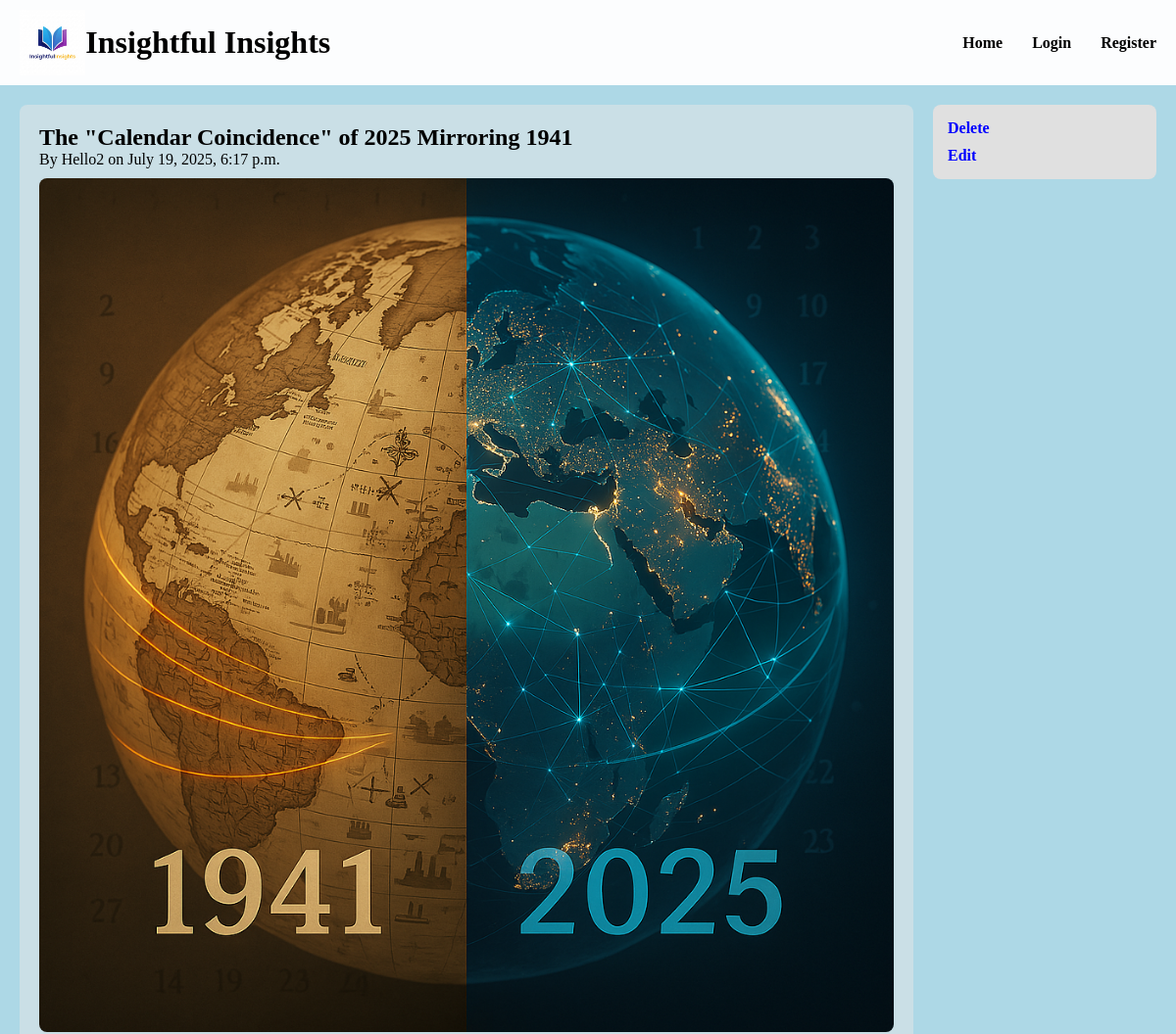
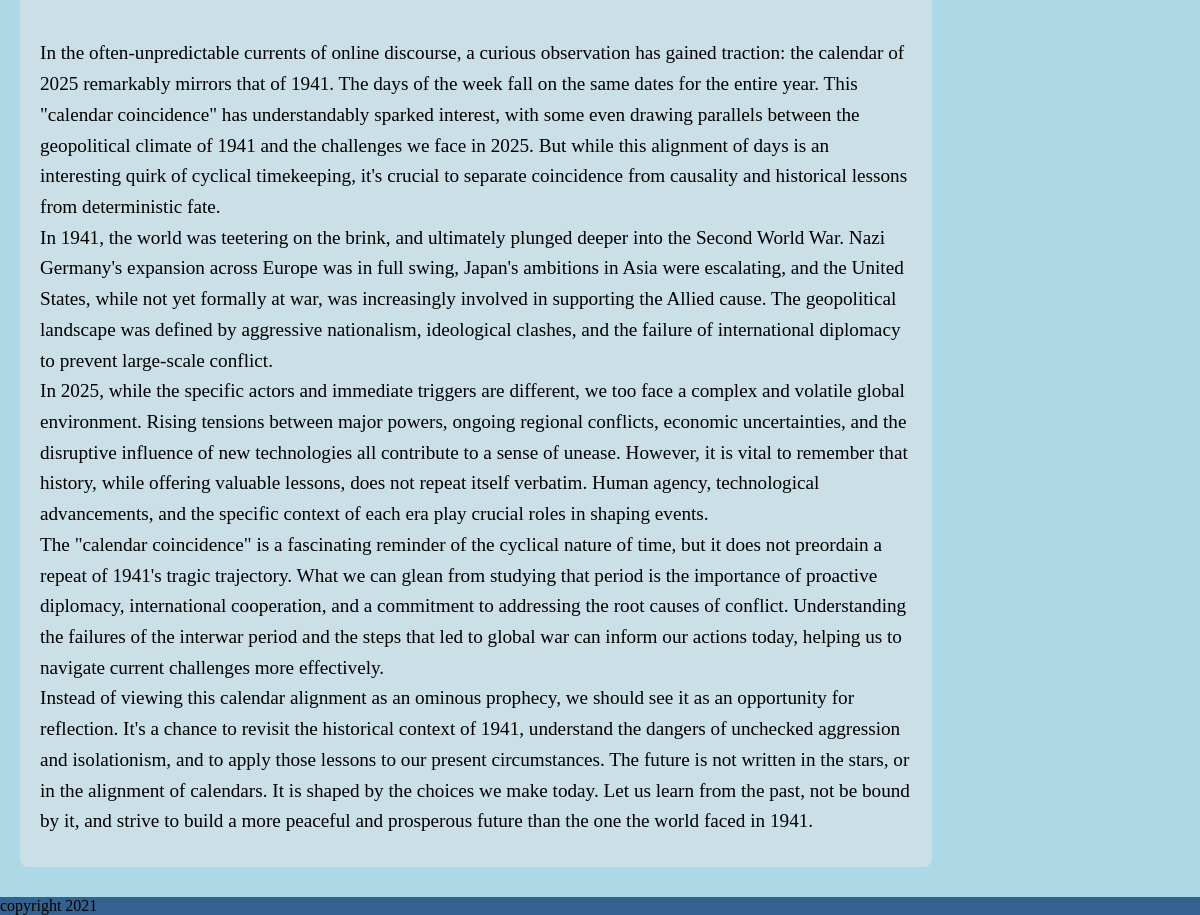
/blog/16/, run on the app's committed database (2 pictures, top to bottom).
### blog/models.py (models this page shows, shortened)
class Post(models.Model):
    title = models.CharField(max_length=100)
    content = models.TextField()
    date_created = models.DateTimeField(default=timezone.now)
    author = models.ForeignKey(User, on_delete=models.CASCADE)
    is_published = models.BooleanField(default=False)
    is_editorschoice = models.BooleanField(default=False)
    summary = models.CharField(max_length=1000, blank=True)
    image = models.ImageField(upload_to='blog_images/', default='blog_images/logo.png')

### blog/views.py (the view)
# urls.py: path('blog/<int:pk>/', PostDetail.as_view(), name='post-detail'),
class PostDetail(DetailView):
    model = Post
    template_name='blog/post_detail.html'
    context_object_name = 'post'

### blog/templates/blog/post_detail.html (shortened to what this page needs)
{% extends "blog/base.html" %}
{% load static %}
{% block head %}
<link rel="stylesheet" href="{% static 'blog/css/post_detail.css' %}">
{% endblock %}
{% block content %}
    <div id='post-detail'>
        <h2>{{post.title}}</h2>
        <p>By {{post.author}} on {{post.date_created}}</p>
        <img id="post-detail-img" src="{{post.image.url}}" alt="Post Image">
        <div id="post-content">
            <p >{{post.content|linebreaks}}</p>
        </div>
    </div>
    <div id="post-detail-sidebar">
        <nav>
            <a class="sidebar-link" href=" {% url "post-delete" post.id%} ">Delete</a>
            <a class="sidebar-link" href=" {% url "post-update" post.id%} ">Edit</a>
        </nav>
    </div>
{% endblock %}

### blog/static/blog/css/header.css (style rules this page uses)
body, html { height: 100%; width: 100%; }
body { display: grid; grid-template-rows: auto 1fr auto; background-color: lightblue; min-height: 100vh; }
* { margin: 0; padding: 0; }

### blog/static/blog/css/post_detail.css (style rules this page uses)
#post-detail { grid-column: 1 / 2; display: flex; flex-direction: column; padding: 20px; background-color: rgb(202, 223, 230); border-radius: 8px; }
#post-content { margin-top: 20px; margin-bottom: 10px; font-size: 1.2em; line-height: 1.6; }
#post-detail-img { width: 100%; height: auto; border-radius: 8px; margin-bottom: 20px; margin-top: 10px; }
#post-detail-sidebar { grid-column: 2 / 3; background-color: #e0e0e0; padding: 15px; border-radius: 8px; align-self: start; min-width: 0; box-sizing: border-box; }
#post-detail-sidebar nav { display: flex; flex-direction: column; gap: 10px; align-items: flex-start; width: 100%; }
.sidebar-link { text-decoration: none; color: blue; font-weight: bold; white-space: nowrap; }

### data on the page
Post: title "The \"Calendar Coincidence\" of 2025 Mirroring 1941", author "Hello2", date_created "July 19, 2025, 6:17 p.m.", image (picture), content "In the often-unpredictable currents of online discourse, a curious observation has gained traction: the calendar of 2025 remarkably mirrors that of 1941. The days of the week fall on the same dates for the entire year. This \"calendar coincidence\" has understandably sparked interest, with some even drawing parallels between the geopolitical climate of 1941 and the challenges we face in 2025. But while this alignment of days is an interesting quirk of cyclical timekeeping, it's crucial to separate coincidence from causality and historical lessons from deterministic fate. In 1941, the world was teetering on the brink, and ultimately plunged deeper into the Second World War. Nazi Germany's…"
